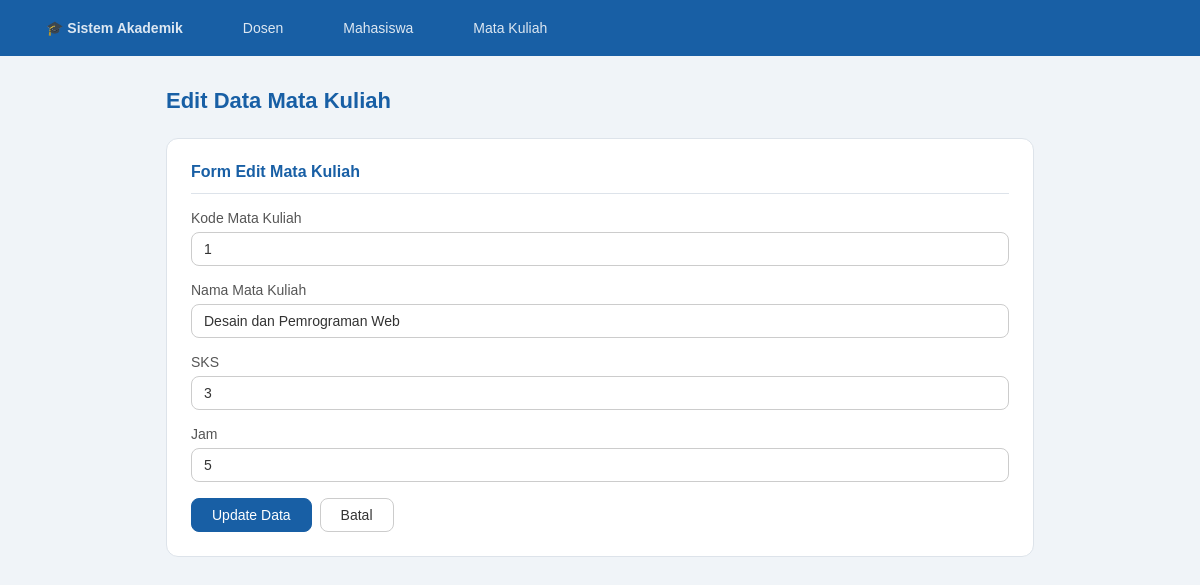
Page /editmatakuliah.php?kodeMK=1 on the committed database.
### tables this page shows
CREATE TABLE `t_matakuliah` (
  `kodeMK` int(11) NOT NULL,
  `namaMK` varchar(70) NOT NULL,
  `sks` int(11) DEFAULT NULL,
  `jam` int(11) DEFAULT NULL
);

### editmatakuliah.php (the view, shortened to what this page needs)
<?php
include 'koneksi.php';
if (isset($_GET['kodeMK'])) {
    $kodeMK = $_GET['kodeMK'];
    $query  = "SELECT * FROM t_matakuliah WHERE kodeMK='$kodeMK'";
    $result = mysqli_query($link, $query);
    $data   = mysqli_fetch_assoc($result);
    $kodeMK = $data['kodeMK'];
    $namaMK = $data['namaMK'];
    $sks    = $data['sks'];
    $jam    = $data['jam'];
} else {
    header("location:viewmatakuliah.php");
    exit();
}
?>
<!DOCTYPE html>
<html lang="id">
<head>
    <link rel="stylesheet" href="style.css">
</head>
<body>
    <nav class="navbar">
        <a href="viewdosen.php" class="navbar-brand">🎓 Sistem Akademik</a>
        <a href="viewdosen.php">Dosen</a>
        <a href="viewmahasiswa.php">Mahasiswa</a>
        <a href="viewmatakuliah.php">Mata Kuliah</a>
    </nav>
    <div class="page-wrapper">
        <p class="page-title">Edit Data Mata Kuliah</p>
        <div class="card">
            <div class="card-header">Form Edit Mata Kuliah</div>
            <form action="proses_editmatakuliah.php" method="post">
                <div class="form-group">
                    <label>Kode Mata Kuliah</label>
                    <input type="text"
                           value="<?php echo $kodeMK; ?>"
                           disabled>
                </div>
                <div class="form-group">
                    <label for="namaMK">Nama Mata Kuliah</label>
                    <input type="text"
                           name="namaMK"
                           id="namaMK"
                           value="<?php echo $namaMK; ?>"
                           required>
                </div>
                <div class="form-group">
                    <label for="sks">SKS</label>
                    <input type="number"
                           name="sks"
                           id="sks"
                           value="<?php echo $sks; ?>"
                           required>
                </div>
                <div class="form-group">
                    <label for="jam">Jam</label>
                    <input type="number"
                           name="jam"
                           id="jam"
                           value="<?php echo $jam; ?>"
                           required>
                </div>
                <div style="display:flex; gap:8px; margin-top:1rem;">
                    <button type="submit" name="edit" class="btn btn-primary">
                        Update Data
                    </button>
                    <a href="viewmatakuliah.php" class="btn">
                        Batal
                    </a>
                </div>
            </form>
        </div>
    </div>
</body>
</html>

### style.css (style rules this page uses)
* { margin: 0; padding: 0; box-sizing: border-box; }
body { font-family: Arial, sans-serif; background-color: #f0f4f8; color: #333; }
.navbar { background-color: #185FA5; padding: 0 2rem; display: flex; align-items: center; gap: 2rem; height: 56px; }
.navbar-brand { color: #fff; font-size: 18px; font-weight: bold; text-decoration: none; }
.navbar a { color: rgba(255,255,255,0.85); text-decoration: none; font-size: 14px; padding: 6px 14px; border-radius: 6px; transition: background 0.2s; }
.page-wrapper { max-width: 900px; margin: 2rem auto; padding: 0 1rem; }
.page-title { font-size: 22px; font-weight: bold; margin-bottom: 1.5rem; color: #185FA5; }
.card { background: #fff; border: 1px solid #dde3ea; border-radius: 12px; padding: 1.5rem; margin-bottom: 1.5rem; }
.card-header { font-size: 16px; font-weight: bold; margin-bottom: 1rem; padding-bottom: 0.75rem; border-bottom: 1px solid #dde3ea; color: #185FA5; }
.form-group { margin-bottom: 1rem; }
.form-group label { display: block; font-size: 14px; color: #555; margin-bottom: 6px; }
.form-group input { width: 100%; padding: 8px 12px; border: 1px solid #ccc; border-radius: 8px; font-size: 14px; background: #fff; color: #333; }
.btn { padding: 8px 20px; border-radius: 8px; font-size: 14px; cursor: pointer; border: 1px solid #ccc; background: #fff; color: #333; text-decoration: none; display: inline-block; transition: opacity 0.2s; }
.btn-primary { background: #185FA5; color: #fff; border-color: #185FA5; }

### rows in the picture
t_matakuliah: kodeMK "1", namaMK "Desain dan Pemrograman Web", sks "3", jam "5"
